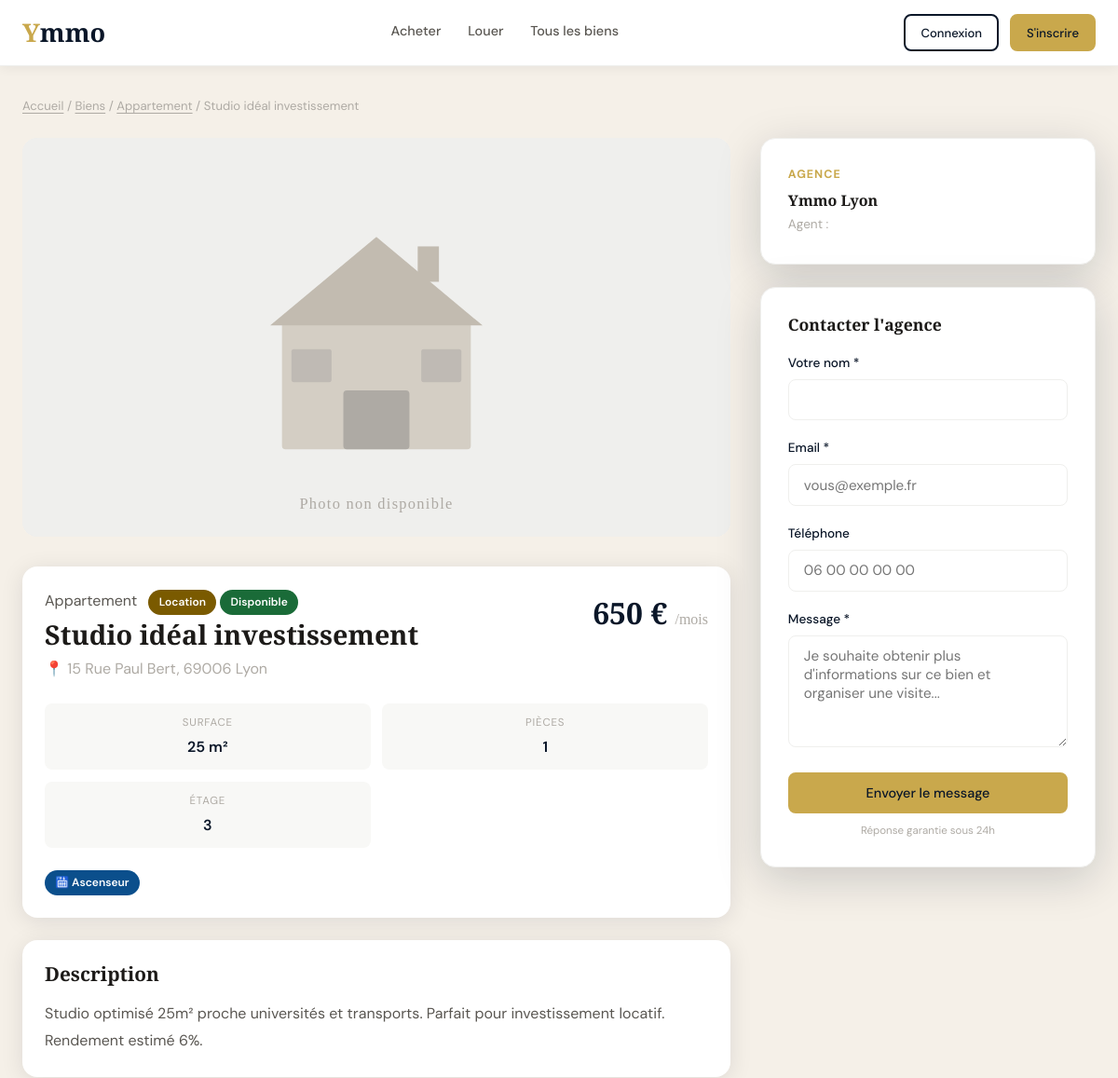
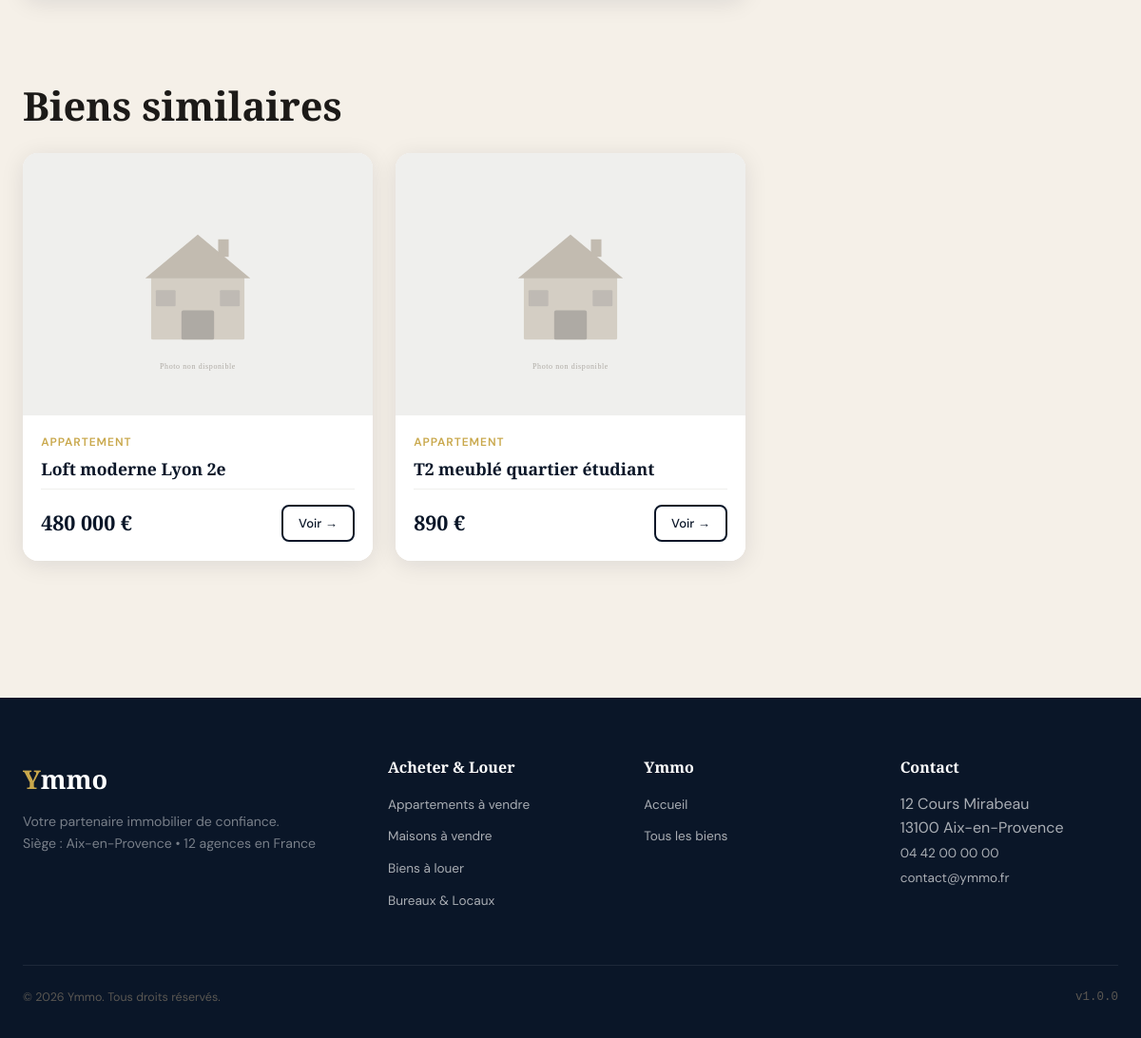
The app's page /bien-detail.php?id=3 with its own data (2 pictures, top to bottom).
### tables this page shows
CREATE TABLE `biens` (
  `id`            INT UNSIGNED AUTO_INCREMENT PRIMARY KEY,
  `titre`         VARCHAR(200) NOT NULL,
  `description`   TEXT         NOT NULL,
  `type`          ENUM('appartement','maison','bureau','local','terrain','autre') NOT NULL,
  `statut`        ENUM('disponible','vendu','loue','archive') NOT NULL DEFAULT 'disponible',
  `operation`     ENUM('vente','location') NOT NULL DEFAULT 'vente',
  `prix`          DECIMAL(12,2) NOT NULL,
  `surface`       DECIMAL(8,2)  NOT NULL,
  `pieces`        TINYINT UNSIGNED NOT NULL DEFAULT 1,
  `chambres`      TINYINT UNSIGNED NOT NULL DEFAULT 0,
  `etage`         TINYINT NULL,
  `adresse`       VARCHAR(255) NOT NULL,
  `ville`         VARCHAR(100) NOT NULL,
  `cp`            VARCHAR(10)  NOT NULL,
  `latitude`      DECIMAL(10,7) NULL,
  `longitude`     DECIMAL(10,7) NULL,
  `agence_id`     INT UNSIGNED NOT NULL,
  `agent_id`      INT UNSIGNED NOT NULL,
  `options`       JSON NULL COMMENT 'Parkings, cave, terrasse, etc.',
  `created_at`    DATETIME DEFAULT CURRENT_TIMESTAMP,
  `updated_at`    DATETIME DEFAULT CURRENT_TIMESTAMP ON UPDATE CURRENT_TIMESTAMP,
  FOREIGN KEY (`agence_id`) REFERENCES `agences`(`id`),
  FOREIGN KEY (`agent_id`)  REFERENCES `users`(`id`)
);

CREATE TABLE `agences` (
  `id`        INT UNSIGNED AUTO_INCREMENT PRIMARY KEY,
  `nom`       VARCHAR(100) NOT NULL,
  `adresse`   VARCHAR(255) NOT NULL,
  `ville`     VARCHAR(100) NOT NULL,
  `cp`        VARCHAR(10)  NOT NULL,
  `telephone` VARCHAR(20)  NOT NULL,
  `email`     VARCHAR(150) NOT NULL,
  `created_at` DATETIME DEFAULT CURRENT_TIMESTAMP
);

### config/database.php (called while the page is built, shortened)
<?php
class Database
{
    private static ?PDO $instance = null;
    public static function getInstance(): PDO
    {
        if (self::$instance === null) {
            try {
                $dsn = sprintf(
                    'mysql:host=%s;dbname=%s;charset=%s',
                    DB_HOST, DB_NAME, DB_CHARSET
                );
                self::$instance = new PDO($dsn, DB_USER, DB_PASS, [
                    PDO::ATTR_ERRMODE            => PDO::ERRMODE_EXCEPTION,
                    PDO::ATTR_DEFAULT_FETCH_MODE => PDO::FETCH_ASSOC,
                    PDO::ATTR_EMULATE_PREPARES   => false,
                ]);
            } catch (PDOException $e) {
                if (DEBUG_MODE) {
                    die('Erreur de connexion BDD : ' . $e->getMessage());
                } else {
                    die('Erreur de connexion. Veuillez réessayer plus tard.');
                }
            }
        }
        return self::$instance;
    }
    public static function query(string $sql, array $params = []): PDOStatement
    {
        $stmt = self::getInstance()->prepare($sql);
        $stmt->execute($params);
        return $stmt;
    }
    public static function fetchAll(string $sql, array $params = []): array
    {
        return self::query($sql, $params)->fetchAll();
    }
    public static function fetchOne(string $sql, array $params = []): array|false
    {
        return self::query($sql, $params)->fetch();
    }
}

### includes/auth.php (called while the page is built, shortened)
<?php
require_once __DIR__ . '/../config/database.php';
class Auth
{
    public static function isLoggedIn(): bool
    {
        return isset($_SESSION['user']);
    }
    public static function get(string $key): mixed
    {
        return $_SESSION['user'][$key] ?? null;
    }
}

### bien-detail.php (the view, shortened to what this page needs)
<?php
require_once __DIR__ . '/includes/header.php';
$id   = (int)($_GET['id'] ?? 0);
$bien = getBienById($id);
$images    = getImagesBien($id);
$options   = json_decode($bien['options'] ?? '{}', true) ?: [];
$success = false;
$similaires = Database::fetchAll(
    "SELECT b.*, img.filename AS image_principale
     FROM biens b
     LEFT JOIN images_biens img ON img.bien_id = b.id AND img.principale = 1
     WHERE b.type = :type AND b.ville = :ville AND b.id != :id AND b.statut = 'disponible'
     LIMIT 3",
    [':type' => $bien['type'], ':ville' => $bien['ville'], ':id' => $id]
);
?>
<div class="container" style="padding-top:2rem;padding-bottom:4rem;">
  <nav style="font-size:.82rem;color:var(--gray-400);margin-bottom:1.5rem;">
    <a href="index.php">Accueil</a> /
    <a href="biens.php">Biens</a> /
    <a href="biens.php?type=<?= e($bien['type']) ?>"><?= labelType($bien['type']) ?></a> /
    <span><?= e($bien['titre']) ?></span>
  </nav>
  <div class="bien-detail-layout">
    <div>
      <div class="bien-gallery">
        <div class="gallery-main" role="img" aria-label="Photo principale du bien">
          <img loading="lazy" src="<?= imageSrc($images[0]['filename'] ?? null) ?>"
               alt="<?= e($bien['titre']) ?>" id="main-img">
        </div>
      </div>
      <div class="card" style="margin-bottom:1.5rem;">
        <div style="display:flex;justify-content:space-between;align-items:flex-start;flex-wrap:wrap;gap:1rem;margin-bottom:1.5rem;">
          <div>
            <p class="bien-card-type" style="margin-bottom:.3rem;">
              <?= labelType($bien['type']) ?>
              <?php if ($bien['operation']==='location'): ?>
                <span class="badge badge-gold" style="margin-left:.5rem;">Location</span>
              <?php else: ?>
                <span class="badge badge-gold" style="margin-left:.5rem;">Vente</span>
              <?php endif; ?>
              <?= badgeStatut($bien['statut']) ?>
            </p>
            <h1 style="font-size:1.8rem;"><?= e($bien['titre']) ?></h1>
            <p style="color:var(--gray-400);margin-top:.4rem;">
              📍 <?= e($bien['adresse']) ?>, <?= e($bien['cp']) ?> <?= e($bien['ville']) ?>
            </p>
          </div>
          <p style="font-family:var(--font-display);font-size:2rem;font-weight:700;color:var(--navy);white-space:nowrap;">
            <?= formatPrix($bien['prix']) ?>
            <?php if ($bien['operation']==='location'): ?><small style="font-size:1rem;font-weight:400;color:var(--gray-400);">/mois</small><?php endif; ?>
          </p>
        </div>
        <div class="bien-features-grid">
          <div class="bien-feature">
            <p class="bien-feature-label">Surface</p>
            <p class="bien-feature-value"><?= formatSurface($bien['surface']) ?></p>
          </div>
          <?php if ($bien['pieces']): ?>
          <div class="bien-feature">
            <p class="bien-feature-label">Pièces</p>
            <p class="bien-feature-value"><?= $bien['pieces'] ?></p>
          </div>
          <?php endif; ?>
          <?php if ($bien['etage'] !== null): ?>
          <div class="bien-feature">
            <p class="bien-feature-label">Étage</p>
            <p class="bien-feature-value"><?= $bien['etage'] === 0 ? 'RDC' : $bien['etage'] ?></p>
          </div>
          <?php endif; ?>
        </div>
        <?php if (!empty($options)): ?>
        <div style="display:flex;gap:.75rem;flex-wrap:wrap;margin-top:1rem;">
          <?php if (!empty($options['ascenseur'])): ?><span class="badge badge-info">🛗 Ascenseur</span><?php endif; ?>
        </div>
        <?php endif; ?>
      </div>
      <div class="card" style="margin-bottom:1.5rem;">
        <h2 style="font-size:1.3rem;margin-bottom:1rem;">Description</h2>
        <p style="line-height:1.8;"><?= nl2br(e($bien['description'])) ?></p>
      </div>
    </div>
    <div class="bien-card-sticky">
      <div class="bien-contact-card" style="margin-bottom:1.5rem;">
        <p style="font-size:.78rem;font-weight:700;text-transform:uppercase;letter-spacing:.08em;color:var(--gold);margin-bottom:.5rem;">Agence</p>
        <h3 style="font-size:1rem;margin-bottom:.3rem;"><?= e($bien['agence_nom']) ?></h3>
        <p style="font-size:.85rem;color:var(--gray-400);margin-bottom:.2rem;">
          Agent : <strong><?= e($bien['agent_nom']) ?></strong>
        </p>
      </div>
      <div class="bien-contact-card">
        <h3 style="font-size:1.1rem;margin-bottom:1.2rem;">Contacter l'agence</h3>
        <?php if (Auth::isLoggedIn() && (int)Auth::get('id') === (int)$bien['agent_id']): ?>
          <p style="font-size:.85rem;color:var(--gray-400);text-align:center;padding:1rem 0;">
            Vous êtes l'agent responsable de ce bien.
          </p>
        <?php elseif ($success): ?>
          <div class="alert alert-success">✅ Votre message a bien été envoyé ! Nous vous contacterons rapidement.</div>
        <?php else: ?>
          <form method="POST" action="bien-detail.php?id=<?= $id ?>">
            <div class="form-group">
              <label>Votre nom *</label>
              <input type="text" name="nom" required
                     value="<?= $bien ? e(Auth::get('prenom').' '.Auth::get('nom')) : '' ?>"
                     placeholder="Prénom Nom">
            </div>
            <div class="form-group">
              <label>Email *</label>
              <input type="email" name="email" required
                     value="<?= e(Auth::get('email') ?? '') ?>"
                     placeholder="vous@exemple.fr">
            </div>
            <div class="form-group">
              <label>Téléphone</label>
              <input type="tel" name="telephone" placeholder="06 00 00 00 00">
            </div>
            <div class="form-group">
              <label>Message *</label>
              <textarea name="message" required placeholder="Je souhaite obtenir plus d'informations sur ce bien et organiser une visite..."></textarea>
            </div>
            <button type="submit" class="btn btn-primary" style="width:100%;justify-content:center;">Envoyer le message</button>
            <p style="font-size:.72rem;color:var(--gray-400);margin-top:.6rem;text-align:center;">Réponse garantie sous 24h</p>
          </form>
        <?php endif; ?>
      </div>
    </div>
  </div>
  <?php if (!empty($similaires)): ?>
  <div style="margin-top:4rem;">
    <h2 style="margin-bottom:1.5rem;">Biens similaires</h2>
    <div class="biens-grid">
      <?php foreach ($similaires as $s): ?>
      <a href="bien-detail.php?id=<?= $s['id'] ?>" class="bien-card">
        <div class="bien-card-img">
          <img loading="lazy" src="<?= imageSrc($s['image_principale']) ?>" alt="<?= e($s['titre']) ?>" loading="lazy">
        </div>
        <div class="bien-card-body">
          <p class="bien-card-type"><?= labelType($s['type']) ?></p>
          <h3 class="bien-card-title"><?= e($s['titre']) ?></h3>
          <div class="bien-card-footer">
            <p class="bien-card-price"><?= formatPrix($s['prix']) ?></p>
            <span class="btn btn-sm btn-outline">Voir →</span>
          </div>
        </div>
      </a>
      <?php endforeach; ?>
    </div>
  </div>
  <?php endif; ?>
</div>
<?php require_once __DIR__ . '/includes/footer.php'; ?>

### includes/functions.php (shortened to what this page needs)
<?php
require_once __DIR__ . '/../config/database.php';
function e(?string $value): string
{
    return htmlspecialchars($value ?? '', ENT_QUOTES | ENT_HTML5, 'UTF-8');
}
function formatPrix(float $prix): string
{
    return number_format($prix, 0, ',', ' ') . ' €';
}
function formatSurface(float $surface): string
{
    return number_format($surface, 0, ',', ' ') . ' m²';
}
function labelType(string $type): string
{
    return match ($type) {
        'appartement' => 'Appartement',
        'maison'      => 'Maison',
        'bureau'      => 'Bureau',
        'local'       => 'Local commercial',
        'terrain'     => 'Terrain',
        default       => 'Autre',
    };
}
function labelStatut(string $statut): string
{
    return match ($statut) {
        'disponible' => 'Disponible',
        'vendu'      => 'Vendu',
        'loue'       => 'Loué',
        'archive'    => 'Archivé',
        default      => $statut,
    };
}
function badgeStatut(string $statut): string
{
    $class = match ($statut) {
        'disponible' => 'badge-success',
        'vendu'      => 'badge-danger',
        'loue'       => 'badge-warning',
        'archive'    => 'badge-secondary',
        default      => 'badge-info',
    };
    return '<span class="badge ' . $class . '">' . labelStatut($statut) . '</span>';
}
function getBienById(int $id): array|false
{
    return Database::fetchOne(
        "SELECT b.*,
                a.nom AS agence_nom, a.telephone AS agence_tel, a.email AS agence_email,
                CONCAT(u.prenom, ' ', u.nom) AS agent_nom,
                u.telephone AS agent_tel, u.email AS agent_email
         FROM biens b
         LEFT JOIN agences a ON a.id = b.agence_id
         LEFT JOIN users   u ON u.id = b.agent_id
         WHERE b.id = :id",
        [':id' => $id]
    );
}
function getImagesBien(int $bienId): array
{
    return Database::fetchAll(
        'SELECT * FROM images_biens WHERE bien_id = :id ORDER BY principale DESC, ordre ASC',
        [':id' => $bienId]
    );
}
function imageSrc(?string $filename): string
{
    return APP_URL . '/assets/images/placeholder.svg';
}

### records on screen
biens: type "Appartement", titre "Studio idéal investissement", statut "Disponible", adresse "15 Rue Paul Bert", cp "69006", ville "Lyon", prix "650 €", surface "25 m²", pieces "1", etage "3", description "Studio optimisé 25m² proche universités et transports. Parfait pour investissement locatif. Rendement estimé 6%.", agence.nom "Ymmo Lyon"
biens: type "APPARTEMENT", titre "Loft moderne Lyon 2e", prix "480 000 €"
biens: type "APPARTEMENT", titre "T2 meublé quartier étudiant", prix "890 €"

### other values on screen
APP_VERSION "1.0.0"
